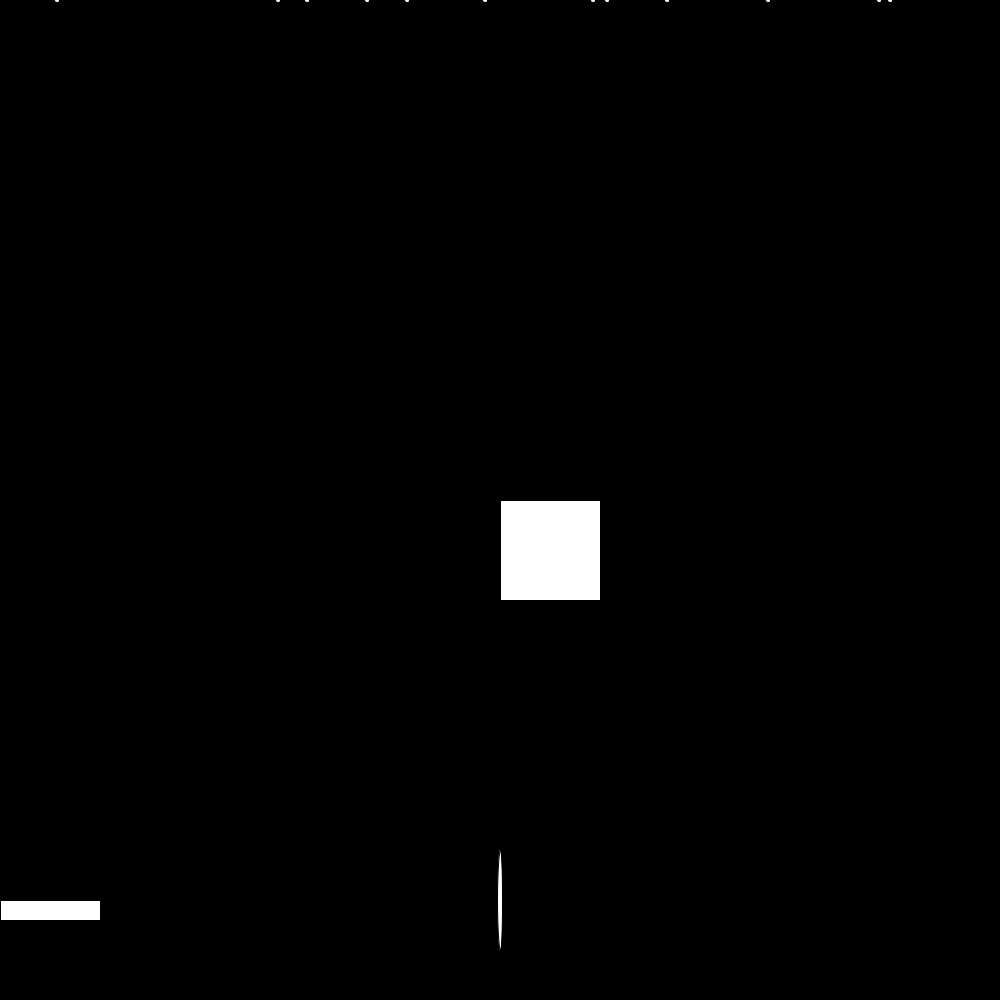
Frame 1 (no input)
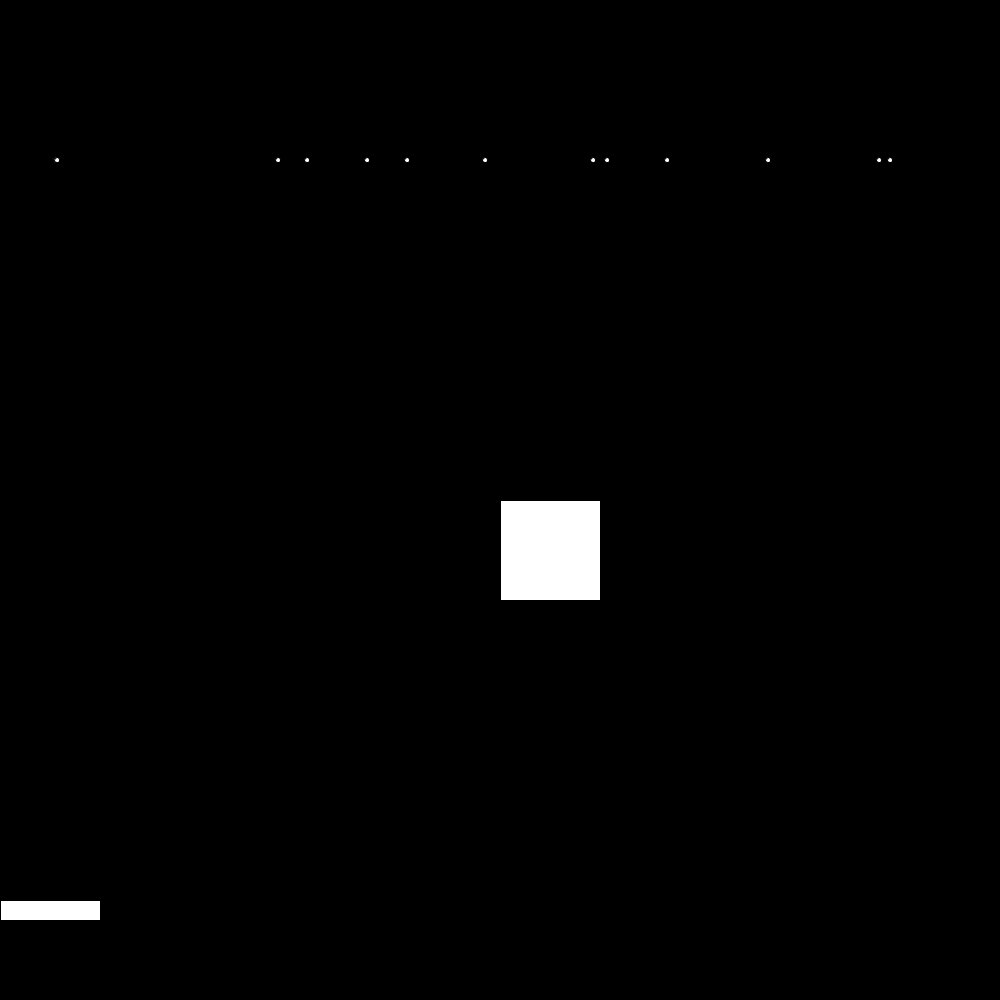
Frame 60 (the mouse pressed at the canvas centre just before this capture)
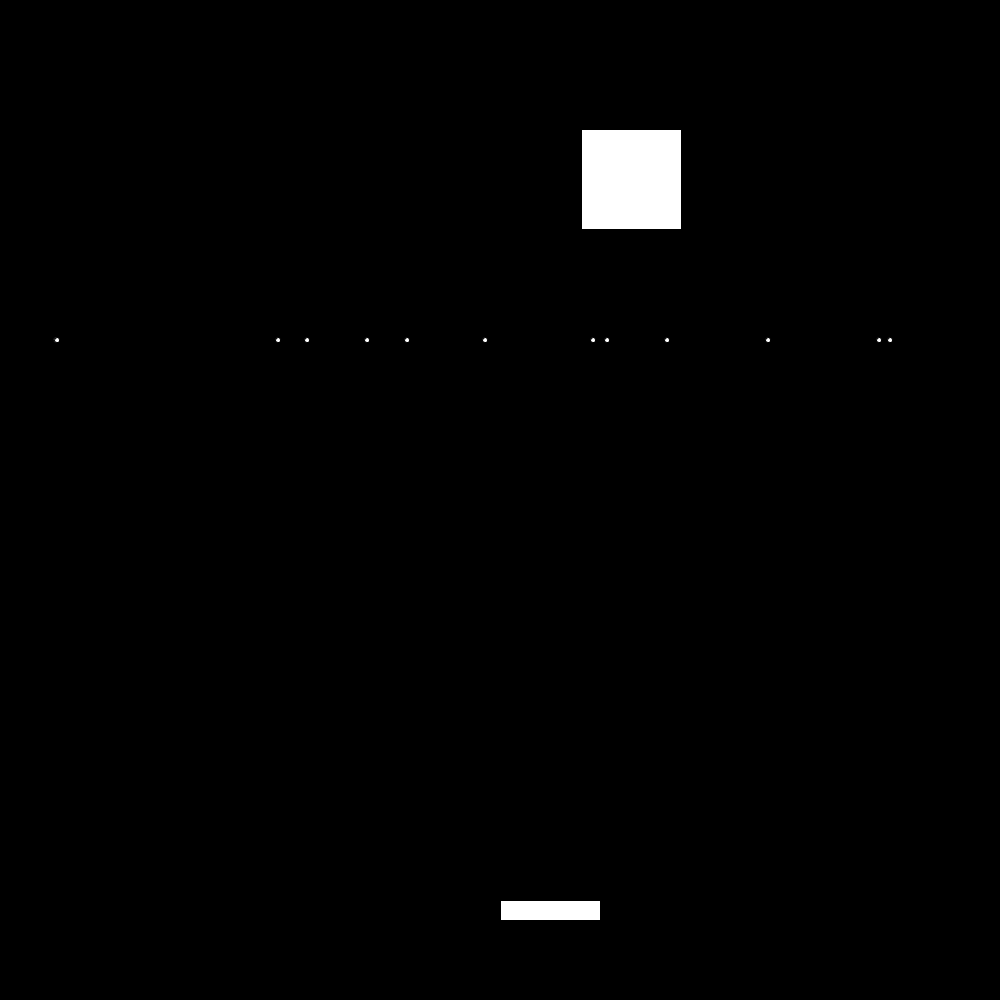
Frame 120 (the mouse held since frame 60 and released just before this capture)

The Processing sketch that drew these frames (run headless with seeded random() and noise(); from frame 60 on, the mouse is pressed at the canvas centre):

// Processing sketch: booooom
// ── booooom.pde
int bx=500;
int by=900;
int alienx=500;
int alieny=500;
int a=0;
void setup()
{ 
  noCursor();
  size(1000, 1000);
}
void draw()
{ 
  background(0, 0, 0);
  rect (mouseX, 900, 100, 20);
  ellipse(bx, by, 5, 100);
  
  ellipse(607, a, 5, 5);
  ellipse(485, a, 5, 5);
  ellipse(57, a, 5, 5);
  ellipse(890, a, 5, 5);
  ellipse(56, a, 5, 5);
  ellipse(768, a, 5, 5);
  ellipse(879, a, 5, 5);
  ellipse(278, a, 5, 5);
  ellipse(367, a, 5, 5);
  ellipse(307, a, 5, 5);
  ellipse(667, a, 5, 5);
  ellipse(593, a, 5, 5);
  ellipse(57, a, 5, 5);
  ellipse(407, a, 5, 5);
  if(a>1000)
  {
     a=0;
  }
  a=a+20;
by=by-30;
  rect(alienx, alieny, 100, 100);
  if (bx>alienx&&bx<alienx+100&&by<alieny+100)
  {
    alienx=(int)random(0, 900);
    alieny=(int)random(0, 500);
  }
}
void mousePressed()
{
  bx=mouseX+50;
  by=900;
}
